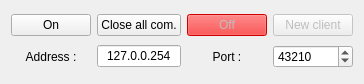
<?xml version="1.0" encoding="UTF-8"?>
<ui version="4.0">
 <class>MainWindow</class>
 <widget class="QMainWindow" name="MainWindow">
  <property name="geometry">
   <rect>
    <x>0</x>
    <y>0</y>
    <width>356</width>
    <height>84</height>
   </rect>
  </property>
  <property name="windowTitle">
   <string>MainWindow</string>
  </property>
  <widget class="QWidget" name="centralWidget">
   <layout class="QGridLayout" name="gridLayout">
    <item row="0" column="0">
     <widget class="QPushButton" name="onPushButton">
      <property name="text">
       <string>On</string>
      </property>
     </widget>
    </item>
    <item row="0" column="1">
     <widget class="QPushButton" name="killAllComPushButton">
      <property name="text">
       <string>Close all com.</string>
      </property>
     </widget>
    </item>
    <item row="0" column="2">
     <widget class="QPushButton" name="offPushButton">
      <property name="enabled">
       <bool>false</bool>
      </property>
      <property name="styleSheet">
       <string notr="true">background-color:red;</string>
      </property>
      <property name="text">
       <string>Off</string>
      </property>
     </widget>
    </item>
    <item row="0" column="3">
     <widget class="QPushButton" name="newClientPushButton">
      <property name="enabled">
       <bool>false</bool>
      </property>
      <property name="text">
       <string>New client</string>
      </property>
     </widget>
    </item>
    <item row="1" column="0">
     <widget class="QLabel" name="addressLabel">
      <property name="text">
       <string>Address :</string>
      </property>
      <property name="alignment">
       <set>Qt::AlignCenter</set>
      </property>
     </widget>
    </item>
    <item row="1" column="1">
     <widget class="QLineEdit" name="addressLineEdit">
      <property name="text">
       <string notr="true">127.0.0.254</string>
      </property>
      <property name="alignment">
       <set>Qt::AlignCenter</set>
      </property>
     </widget>
    </item>
    <item row="1" column="2">
     <widget class="QLabel" name="portLabel">
      <property name="text">
       <string>Port :</string>
      </property>
      <property name="alignment">
       <set>Qt::AlignCenter</set>
      </property>
     </widget>
    </item>
    <item row="1" column="3">
     <widget class="QSpinBox" name="portSpinBox">
      <property name="maximum">
       <number>65535</number>
      </property>
      <property name="value">
       <number>43210</number>
      </property>
     </widget>
    </item>
   </layout>
  </widget>
 </widget>
 <layoutdefault spacing="6" margin="11"/>
 <resources/>
 <connections/>
</ui>
